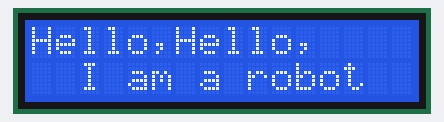
A sketch run on a simulated Arduino Uno, built with avr-gcc and run on an emulated ATmega328P. On the bench: 16×2 character LCD.

Above: at 0.1 s.
At 1.1 s:
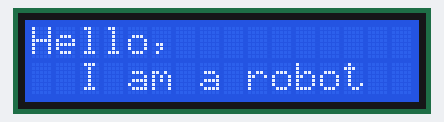

The sketch:

LCD_Test.ino
```cpp
#define disply_time 1000
#define Rs 7
#define En 6
#define D4 5
#define D5 4
#define D6 3
#define D7 2


#include <LiquidCrystal.h>
LiquidCrystal lcd(Rs,En,D4,D5,D6,D7);

int duration,cm;

void setup() {
  // put your setup code here, to run once:
lcd.begin(16,2);
lcd.print("Hello,");

 // Serial.begin(9600);

}

void loop() {
  // put your main code here, to run repeatedly:
  //disply
  lcd.print("Hello,");
  lcd.setCursor(2,1);
  lcd.print("I am a robot");
  delay(disply_time);
  lcd.clear();

}
```

Measured:
- what the display in image 1 shows lasts 1.0 s, from 1.1 s to 2.1 s
